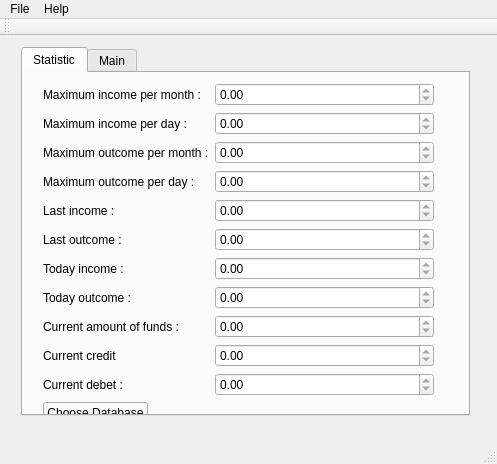
<?xml version="1.0" encoding="UTF-8"?>
<ui version="4.0">
 <class>cgFinanceView</class>
 <widget class="QMainWindow" name="cgFinanceView">
  <property name="geometry">
   <rect>
    <x>0</x>
    <y>0</y>
    <width>497</width>
    <height>464</height>
   </rect>
  </property>
  <property name="windowTitle">
   <string>Сoncierge: Finance</string>
  </property>
  <widget class="QWidget" name="centralWidget">
   <widget class="QWidget" name="verticalLayoutWidget">
    <property name="geometry">
     <rect>
      <x>10</x>
      <y>0</y>
      <width>471</width>
      <height>391</height>
     </rect>
    </property>
    <layout class="QVBoxLayout" name="vLayout">
     <item>
      <widget class="QTabWidget" name="tabWidget">
       <property name="currentIndex">
        <number>0</number>
       </property>
       <widget class="QWidget" name="tabStatistic">
        <attribute name="title">
         <string>Statistic</string>
        </attribute>
        <widget class="QWidget" name="formLayoutWidget">
         <property name="geometry">
          <rect>
           <x>10</x>
           <y>0</y>
           <width>411</width>
           <height>361</height>
          </rect>
         </property>
         <layout class="QFormLayout" name="staticticLayout">
          <property name="leftMargin">
           <number>10</number>
          </property>
          <property name="topMargin">
           <number>10</number>
          </property>
          <property name="rightMargin">
           <number>10</number>
          </property>
          <property name="bottomMargin">
           <number>10</number>
          </property>
          <item row="0" column="0">
           <widget class="QLabel" name="lblMaximumIncomePerMonth">
            <property name="text">
             <string>Maximum income per month :</string>
            </property>
           </widget>
          </item>
          <item row="0" column="1">
           <widget class="QDoubleSpinBox" name="dsBoxMaximumIncomePerMonth">
            <property name="readOnly">
             <bool>true</bool>
            </property>
           </widget>
          </item>
          <item row="1" column="0">
           <widget class="QLabel" name="lblMaximumIncomePerDay">
            <property name="text">
             <string>Maximum income per day :</string>
            </property>
           </widget>
          </item>
          <item row="1" column="1">
           <widget class="QDoubleSpinBox" name="dsBoxMaximumIncomePerDay">
            <property name="readOnly">
             <bool>true</bool>
            </property>
           </widget>
          </item>
          <item row="2" column="0">
           <widget class="QLabel" name="lblMaximumOutcomePerMonth">
            <property name="text">
             <string>Maximum outcome per month :</string>
            </property>
           </widget>
          </item>
          <item row="2" column="1">
           <widget class="QDoubleSpinBox" name="dsBoxMaximumOutcomePerMonth">
            <property name="readOnly">
             <bool>true</bool>
            </property>
           </widget>
          </item>
          <item row="3" column="0">
           <widget class="QLabel" name="lblMaximumOutcomePerDay">
            <property name="text">
             <string>Maximum outcome per day :</string>
            </property>
           </widget>
          </item>
          <item row="3" column="1">
           <widget class="QDoubleSpinBox" name="dsBoxMaximumOutcomePerDay">
            <property name="readOnly">
             <bool>true</bool>
            </property>
           </widget>
          </item>
          <item row="4" column="0">
           <widget class="QLabel" name="lblLastIncome">
            <property name="text">
             <string>Last income :</string>
            </property>
           </widget>
          </item>
          <item row="4" column="1">
           <widget class="QDoubleSpinBox" name="dsBoxLastIncome">
            <property name="readOnly">
             <bool>true</bool>
            </property>
           </widget>
          </item>
          <item row="5" column="0">
           <widget class="QLabel" name="lblLastOutcome">
            <property name="text">
             <string>Last outcome :</string>
            </property>
           </widget>
          </item>
          <item row="5" column="1">
           <widget class="QDoubleSpinBox" name="dsBoxLastOutcome">
            <property name="readOnly">
             <bool>true</bool>
            </property>
           </widget>
          </item>
          <item row="8" column="0">
           <widget class="QLabel" name="lblCurrentAmountOfFunds">
            <property name="text">
             <string>Current amount of funds :</string>
            </property>
           </widget>
          </item>
          <item row="8" column="1">
           <widget class="QDoubleSpinBox" name="dsBoxCurrentAmountOfFunds">
            <property name="readOnly">
             <bool>true</bool>
            </property>
           </widget>
          </item>
          <item row="6" column="0">
           <widget class="QLabel" name="lblTodayIncome">
            <property name="text">
             <string>Today income :</string>
            </property>
           </widget>
          </item>
          <item row="6" column="1">
           <widget class="QDoubleSpinBox" name="dsBoxTodayIncome">
            <property name="readOnly">
             <bool>true</bool>
            </property>
           </widget>
          </item>
          <item row="7" column="0">
           <widget class="QLabel" name="lblTodayOutcome">
            <property name="text">
             <string>Today outcome :</string>
            </property>
           </widget>
          </item>
          <item row="7" column="1">
           <widget class="QDoubleSpinBox" name="dsBoxTodayOutcome">
            <property name="readOnly">
             <bool>true</bool>
            </property>
           </widget>
          </item>
          <item row="10" column="0">
           <widget class="QLabel" name="lblCurrentDebet">
            <property name="text">
             <string>Current debet :</string>
            </property>
           </widget>
          </item>
          <item row="10" column="1">
           <widget class="QDoubleSpinBox" name="dsBoxCurrentDebet">
            <property name="readOnly">
             <bool>true</bool>
            </property>
           </widget>
          </item>
          <item row="9" column="0">
           <widget class="QLabel" name="lblCurrentCredit">
            <property name="text">
             <string>Current credit</string>
            </property>
           </widget>
          </item>
          <item row="9" column="1">
           <widget class="QDoubleSpinBox" name="dsBoxCurrentCredit">
            <property name="readOnly">
             <bool>true</bool>
            </property>
           </widget>
          </item>
          <item row="11" column="0">
           <widget class="QPushButton" name="pbChooseDb">
            <property name="text">
             <string>Choose Database</string>
            </property>
           </widget>
          </item>
         </layout>
        </widget>
       </widget>
       <widget class="QWidget" name="tabMain">
        <attribute name="title">
         <string>Main</string>
        </attribute>
       </widget>
      </widget>
     </item>
    </layout>
   </widget>
  </widget>
  <widget class="QMenuBar" name="menuBar">
   <property name="geometry">
    <rect>
     <x>0</x>
     <y>0</y>
     <width>497</width>
     <height>20</height>
    </rect>
   </property>
   <widget class="QMenu" name="menuFile">
    <property name="title">
     <string>File</string>
    </property>
    <addaction name="actionOpen_Db"/>
    <addaction name="actionAdd_transaction"/>
    <addaction name="separator"/>
    <addaction name="actionExit"/>
   </widget>
   <widget class="QMenu" name="menuHelp">
    <property name="title">
     <string>Help</string>
    </property>
    <addaction name="actionAbout_CG_Finance"/>
   </widget>
   <addaction name="menuFile"/>
   <addaction name="menuHelp"/>
  </widget>
  <widget class="QToolBar" name="mainToolBar">
   <attribute name="toolBarArea">
    <enum>TopToolBarArea</enum>
   </attribute>
   <attribute name="toolBarBreak">
    <bool>false</bool>
   </attribute>
  </widget>
  <widget class="QStatusBar" name="statusBar"/>
  <action name="actionOpen_Db">
   <property name="text">
    <string>Open Db...</string>
   </property>
  </action>
  <action name="actionAdd_transaction">
   <property name="text">
    <string>Add transaction...</string>
   </property>
  </action>
  <action name="actionExit">
   <property name="text">
    <string>Exit</string>
   </property>
  </action>
  <action name="actionAbout_CG_Finance">
   <property name="text">
    <string>About CG : Finance...</string>
   </property>
  </action>
 </widget>
 <layoutdefault spacing="6" margin="11"/>
 <resources/>
 <connections/>
</ui>
